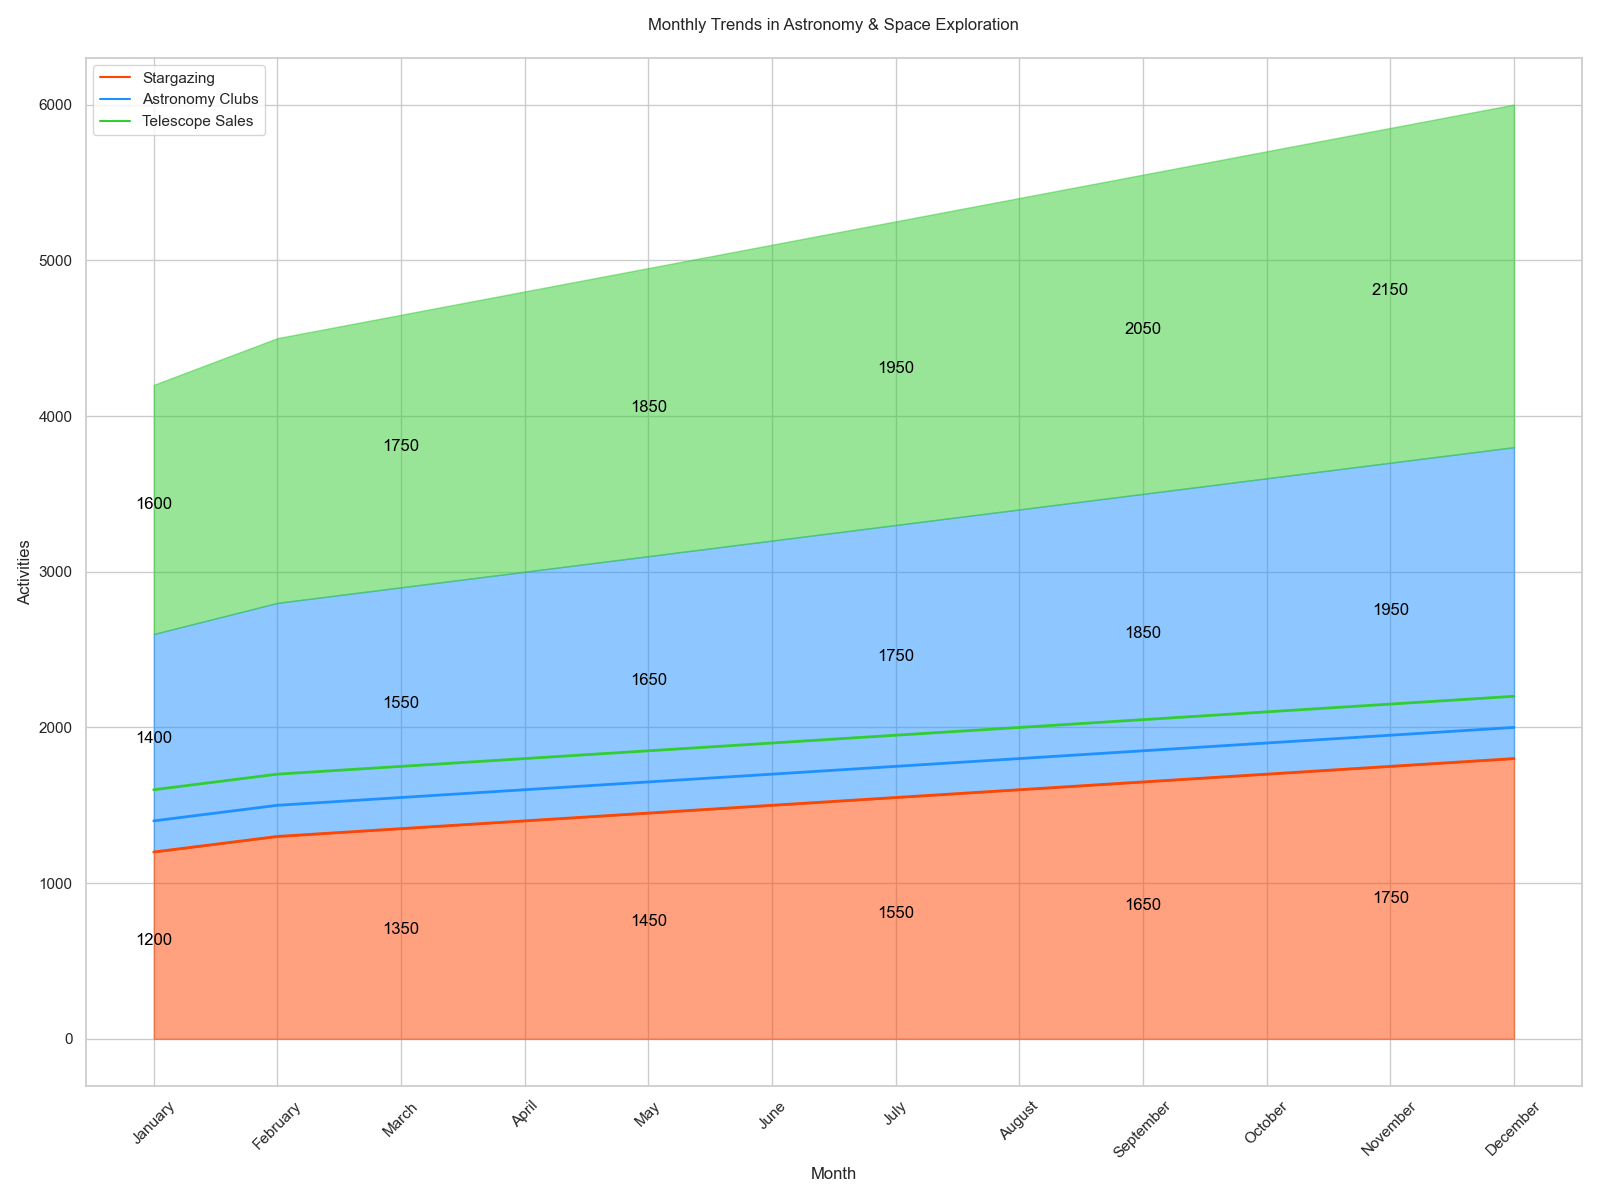

This chart was generated by the following Python code:

import pandas as pd
import seaborn as sns
import matplotlib.pyplot as plt

data = {
    'Month': ['January', 'February', 'March', 'April', 'May', 'June',
              'July', 'August', 'September', 'October', 'November', 'December'],
    'Stargazing': [1200, 1300, 1350, 1400, 1450, 1500, 1550, 1600, 1650, 1700, 1750, 1800],
    'Astronomy Clubs': [1400, 1500, 1550, 1600, 1650, 1700, 1750, 1800, 1850, 1900, 1950, 2000],
    'Telescope Sales': [1600, 1700, 1750, 1800, 1850, 1900, 1950, 2000, 2050, 2100, 2150, 2200]
}

df = pd.DataFrame(data)
df_melted = df.melt(id_vars='Month', var_name='Category', value_name='Values')
df_melted['Month'] = pd.Categorical(df_melted['Month'], categories=data['Month'], ordered=True)

plt.figure(figsize=(16, 12))
sns.set(style="whitegrid")

colors = ["#FF4500", "#1E90FF", "#32CD32"]  # Stargazing, Astronomy Clubs, Telescope Sales

sns.lineplot(data=df_melted, x='Month', y='Values', hue='Category', palette=colors, sort=False, lw=2)

plt.fill_between(data['Month'], df["Stargazing"], color="#FF4500", alpha=0.5)
plt.fill_between(data['Month'], df["Stargazing"], df["Stargazing"] + df["Astronomy Clubs"], color="#1E90FF", alpha=0.5)
plt.fill_between(data['Month'], df["Stargazing"] + df["Astronomy Clubs"], df["Stargazing"] + df["Astronomy Clubs"] + df["Telescope Sales"], color="#32CD32", alpha=0.5)

for idx, month in enumerate(data['Month']):
    if idx % 2 == 0:
        plt.text(x=idx, y=df.loc[idx, "Stargazing"]/2, s=df.loc[idx, "Stargazing"], ha='center', color='black')
        plt.text(x=idx, y=df.loc[idx, "Stargazing"] + df.loc[idx, "Astronomy Clubs"]/2, s=df.loc[idx, "Astronomy Clubs"], ha='center', color='black')
        plt.text(x=idx, y=df.loc[idx, "Stargazing"] + df.loc[idx, "Astronomy Clubs"] + df.loc[idx, "Telescope Sales"]/2, s=df.loc[idx, "Telescope Sales"], ha='center', color='black')

plt.xlabel('Month')
plt.ylabel('Activities')
plt.title('Monthly Trends in Astronomy & Space Exploration', pad=20)
plt.xticks(rotation=45)
plt.legend(loc='upper left')

plt.tight_layout()
plt.show()
